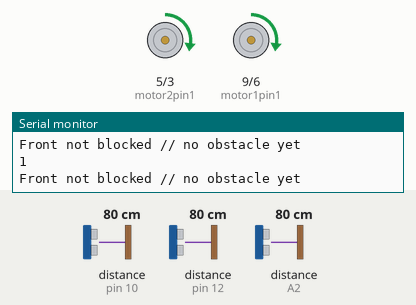
Simulated run of this sketch. Board: Arduino Uno, built with avr-gcc and run on an emulated ATmega328P. On the bench: motor-driver pin pairs drawn as motors (green arrow = first pin HIGH = forward, orange = second pin HIGH = backward, longer = more drive), the last lines printed to the serial monitor. The test bench sets the inputs (shaded band); at power-on: distance to the obstacle (sensors on pin 12, pin 10, A2) 80 cm. The echo pulse lasts 58.3 µs per cm.

Above: at 1.3 s.
1.4 s: distance to the obstacle (sensor on pin 12) set to 28 cm
4.4 s: distance to the obstacle (sensor on pin 12) set to 23 cm
At 5.6 s:
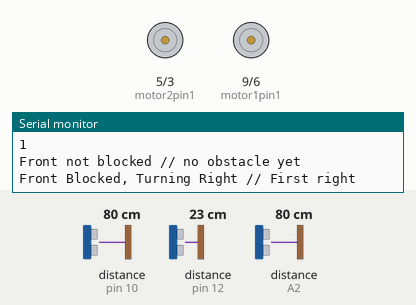
At 6.03 s:
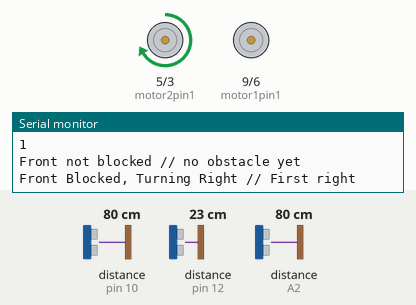
Timing chart, 0 to 7.9 s (numbered marks = the images above; inputs shaded):
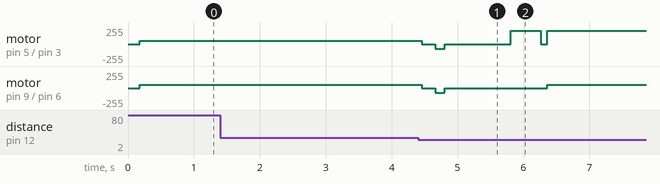

Measured:
- the behaviour switches between 26 and 25 cm on distance to the obstacle (sensor on pin 12) (found by bisection; images 0 and 1)

The sketch:

fin_ult.ino
```cpp
#include <NewPing.h>

const int trig = 13;
const int echo = 12; // Arduino pin tied to echo pin on the ultrasonic sensor.
const int MAX_DISTANCE = 250; // Maximum distance we want to ping for (in centimeters). Maximum sensor distance is rated at 250cm.
const int disleft = 30;
const int disright = 30;
const int disfrnt = 15;
NewPing sonar(trig, echo, MAX_DISTANCE); // NewPing setup of pins and maximum distance.
NewPing son(A1, A2, 250);
NewPing sonR(11, 10, 250);

//boolean goesForward = false;
int distance1 = 0;
int distance2 = 0;
int distance3 = 0;

boolean count = true;

int motor2pin2 = 3 ; //white cable red wire out4
int motor2pin1 = 5 ; //out3
int motor1pin2 = 6;  //out2
int motor1pin1 = 9;  //out1 red wire

void setup() {
  Serial.begin(9600);
  // put your setup code here, to run once:
  pinMode(motor1pin1, OUTPUT);
  pinMode (motor1pin2, OUTPUT);
  pinMode (motor2pin1, OUTPUT) ;
  pinMode (motor2pin2, OUTPUT) ;

  pinMode(trig, OUTPUT);
  pinMode(echo, INPUT);

  distance1 = readPingForward();    // Get Ping Distance.
  delay(10);               // Wait for 100ms.
  distance2 = readPingLeft();
  delay(10);
  distance3 = readPingRight();
  delay(10);
}

void loop() {
  // put your main code here, to run repeatedly:

  while(count){
    if(distance1 <= 25){  //&& distance1 !=0
      Serial.println("Front Blocked, Turning Right // First right");
      moveStop();
      delay(200);
      moveBackward();
      delay(150);
      moveStop();
      delay(1000);
      turnRight();    // turnLeft() if starting from other end
      delay(450);
      moveStop();
      delay(100);
      moveForward();
      delay(180);
      count = false;
    }else{
      Serial.println(count);
      Serial.println("Front not blocked // no obstacle yet");
      distance1 = readPingForward();    // Get Ping Distance
      delay(10);
      moveForward();
      delay(20);
    }
  }

  distance1 = readPingForward();    // Get Ping Distance.
  delay(10);
  distance2 = readPingLeft();
  delay(10);
  distance3 = readPingRight();
  delay(10);

  Serial.println(distance1);
  Serial.println(distance2);
  Serial.println(distance3);

  if (distance1 < disfrnt && distance2 < disleft && distance3 < disright){
    Serial.println("obstacle on all sides");//obstacle on all sides
    moveStop();
    delay(100);
    turnRight();
    delay(3000);
  }
  else if (distance1 < disfrnt && distance2 < disleft && distance3 > disright){
    // obstacle on front and left
    Serial.println("obstacle nit in right, turning right");
    moveStop();
    delay(100);
    turnRight();
    delay(400);
  }
  else if (distance1 < disfrnt && distance2 > disleft && distance3 < disright){
    // obstacle on front and right
    Serial.println("obstacle nit in leftt, turning leftt");
    moveStop();
    delay(100);
    turnLeft();
    delay(400);
  }
  else if (distance1 < disfrnt && distance2 > distance3){ //&& distance2 > disleft && distance3 > disright
    // obstacle on front
    Serial.println("obstacle nit in left and right, turning right");
    moveStop();
    delay(100);
    moveBackward();
    delay(100);
    moveStop();
    delay(100);
    turnLeft();
    delay(400);
//    moveBackward();
//    delay(100);

  }
  else if (distance1 < disfrnt && distance2 < distance3){ //&& distance2 > disleft && distance3 > disright
    // obstacle on front
    Serial.println("obstacle nit in left and right, turning right");
    moveStop();
    delay(100);
    moveBackward();
    delay(100);
    moveStop();
    delay(100);
    turnRight();
    delay(400);
//    moveBackward();
//    delay(100);

  }
  else if (distance1 > disfrnt && distance2 > disleft && distance3 < disright){
    // obstacle on right
    Serial.println("obstacle nit in left, moving forward turning left");

    moveStop();
    delay(100);
    moveBackward();
    delay(100);
    moveStop();
    turnLeft();
    delay(400);

    moveForward();
    delay(20);
  }
  else if (distance1 > disfrnt && distance2 < disleft && distance3 > disright){
    // obstacle on left
    Serial.println("obstacle nit in right, moving forward and turning right");
    moveStop();
    delay(100);
    moveBackward();
    delay(100);
    moveStop();
//    moveForward();
//    delay(20);
    turnRight();
    delay(400);
    moveForward();
    delay(20);
  }
  else{
    moveForward();
    delay(20);
  }
}


int readPingForward()      // Read Ping Function for Ultrasonic Sensor.
{
  delay(30);
  int cm = sonar.ping_cm();   //Send ping, get ping distance in centimeters (cm).
  return cm;
}

int readPingLeft()      // Read Ping Function for Ultrasonic Sensor.
{
  delay(30);                 // Wait 100ms between pings (about 20 pings/sec). 29ms should be the shortest delay between pings.
  int cm = son.ping_cm();   //Send ping, get ping distance in centimeters (cm).
  return cm;
}

int readPingRight()      // Read Ping Function for Ultrasonic Sensor.
{
  delay(30);                 // Wait 100ms between pings (about 20 pings/sec). 29ms should be the shortest delay between pings.
  int cm = sonR.ping_cm();   //Send ping, get ping distance in centimeters (cm).
  return cm;
}

void moveStop()       // Move Stop Function for Motor Driver.
{
  analogWrite (motor1pin1, 0);
  analogWrite(motor1pin2, 0);
  analogWrite(motor2pin2, 0);
  analogWrite(motor2pin1, 0);
}

void moveForward()    // Move Forward Function for Motor Driver.
{
  analogWrite(motor1pin1, 50);
  analogWrite(motor1pin2, 0);   //analog
  analogWrite(motor2pin1, 50);
  analogWrite(motor2pin2, 0);
}

void moveBackward()   // Move Backward Function for Motor Driver.
{
  analogWrite (motor2pin2, 70);
  analogWrite(motor2pin1, 0);
  analogWrite(motor1pin2, 70);  //analog
  analogWrite(motor1pin1, 0);
}

void turnLeft()      // Turn Right Function for Motor Driver.
{
  analogWrite (motor2pin1, 0);
  analogWrite(motor2pin2, 0);
  analogWrite(motor1pin2, 0);
  analogWrite(motor1pin1, 200);
}

void turnRight()       // Turn Left Function for Motor Driver.
{
  analogWrite (motor1pin1, 0);
  analogWrite(motor1pin2, 0);   //analog
  analogWrite(motor2pin2, 0);
  analogWrite(motor2pin1, 200);
}
```
